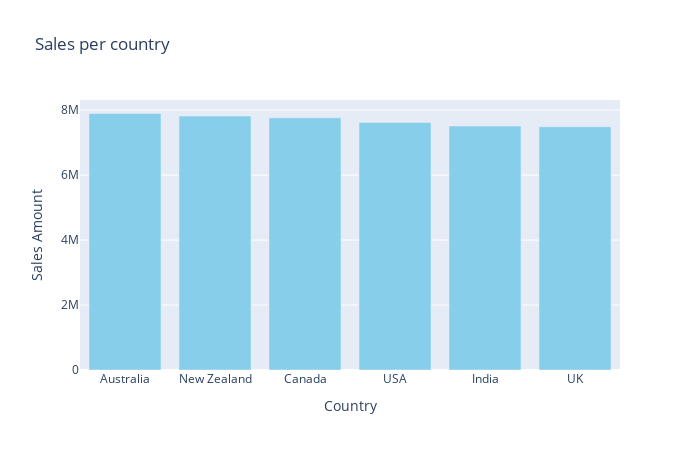

Here is the notebook cell this chart was saved with:
### Code cell
fig = px.bar(
    sales_country,
    x="Country",
    y="Sales_Amount",
    title="Sales per country",
    color_discrete_sequence=["skyblue"]
   
   
)
fig.update_layout(
    width=700, 
    height=450,
    xaxis_title="Country",
    yaxis_title="Sales Amount"
    
    
)
fig.show()
print()
fig.write_image("Sales per country.png",height=400,width=600)
Image("Sales per country.png")

### Figure 1 — Plotly figure (JSON) as saved in the notebook; plotly's stock layout.template omitted (floating-point values rounded to 4 significant figures)
{"data": [{"hovertemplate": "Country=%{x}<br>Sales_Amount=%{y}<extra></extra>", "legendgroup": "", "marker": {"color": "skyblue", "pattern": {"shape": ""}}, "name": "", "orientation": "v", "showlegend": false, "textposition": "auto", "type": "bar", "x": ["Australia", "New Zealand", "Canada", "USA", "India", "UK"], "xaxis": "x", "y": [7895000.0, 7816000.0, 7762000.0, 7619000.0, 7508000.0, 7488000.0], "yaxis": "y"}], "layout": {"barmode": "relative", "height": 450, "legend": {"tracegroupgap": 0}, "title": {"text": "Sales per country"}, "width": 700, "xaxis": {"anchor": "y", "autorange": true, "domain": [0, 1], "range": [-0.5, 5.5], "title": {"text": "Country"}, "type": "category"}, "yaxis": {"anchor": "x", "autorange": true, "domain": [0, 1], "range": [0, 8311000.0], "title": {"text": "Sales Amount"}, "type": "linear"}}}
